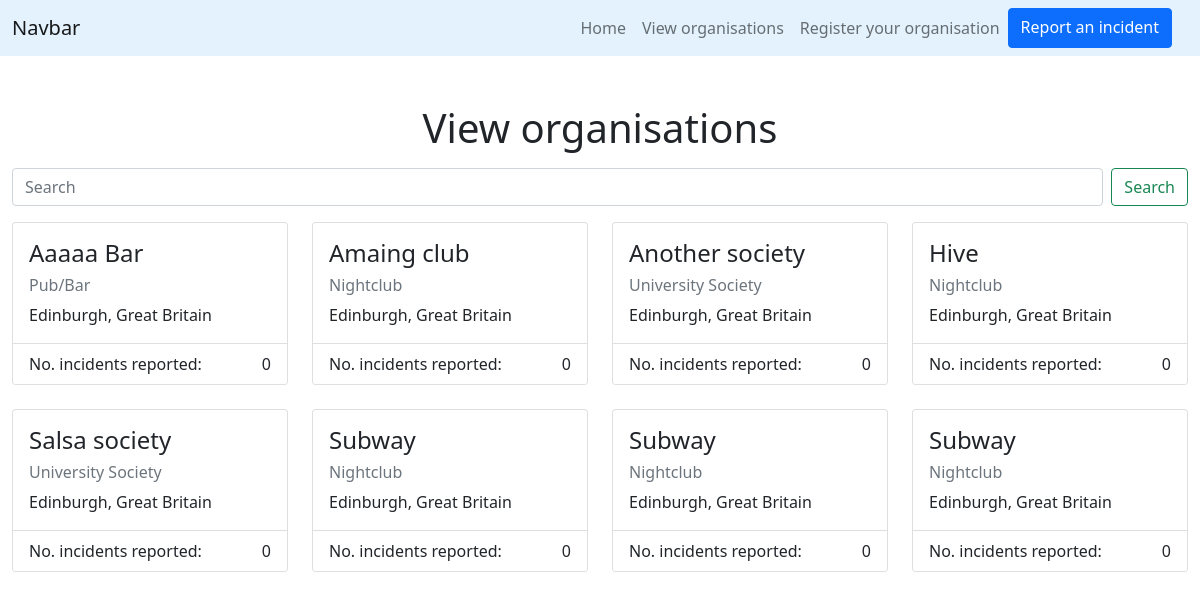
Before: /view with the older database file.
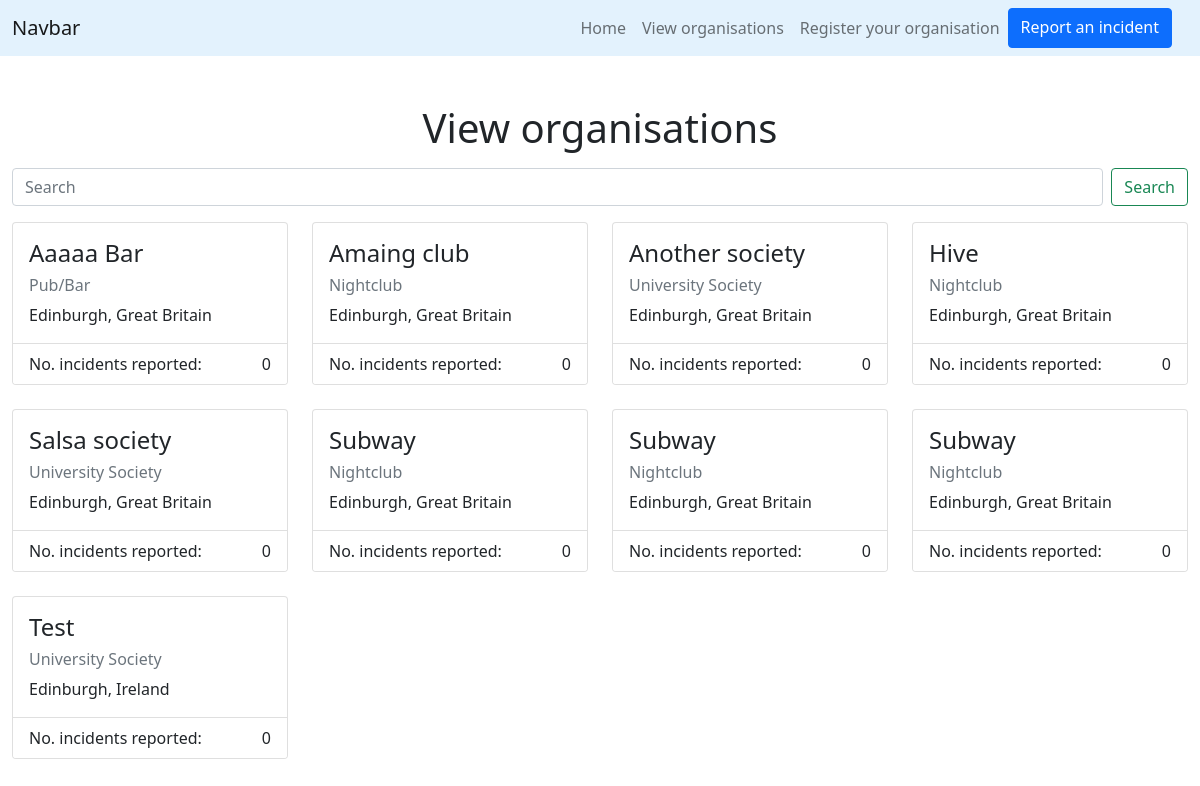
After: the same page with the newer database file.
### register/models.py (models this page shows)
class Organisation(models.Model):
    COUNTRY_CHOICES = [
        ('gb','Great Britain'),
        ('ie', 'Ireland'),
    ]
    TYPE_CHOICES = [
        ('pubbar', 'Pub/Bar'),
        ('club', 'Nightclub'),
        ('soc', 'University Society'),
        ('school', 'School'),
        ('office', 'Office'),
        ('store', 'Store'),
        ('other', 'Other'),
    ]
    CITY_CHOICES = [('edi', 'Edinburgh')]
    name = models.CharField(max_length=150)
    country = models.CharField(max_length=50, choices=COUNTRY_CHOICES)
    city = models.CharField(max_length=50, choices=CITY_CHOICES)
    type = models.CharField(max_length=25, choices=TYPE_CHOICES)
    email = models.EmailField()
    report_count = models.IntegerField(blank=False, null=False, default=0)
    class Meta:
        ordering = ['name']

### view/views.py (the view)
# urls.py: path('view', view_view, name='view'),
def view_view(request):
    search_organisation = request.GET.get('search')
    if search_organisation:
        organisations = Organisation.objects.filter(
            Q(name__icontains=search_organisation) |
            Q(country__icontains=search_organisation) |
            Q(city__icontains=search_organisation) |
            Q(type__icontains=search_organisation)
            )
    else:
        organisations = Organisation.objects.all().order_by("name")
    return render(request, 'view/view.html', {'orgs': organisations})

### view/templates/view/view.html (shortened to what this page needs)
{% extends "beepboop9000/base.html" %}
{% load static %}
{% block content %}
<div class="container-fluid">
  <div class="row justify-content-center">
    <div class="col-sm-12 text-center mb-2">
      <h1>View organisations</h1>
    </div>
  </div>
  <div class="row mb-3">
    <div class="col">
      <form class="d-flex" action="{% url 'view' %}">
        <input class="form-control me-2" type="search" name="search" placeholder="Search" aria-label="Search">
        <button class="btn btn-outline-success" type="submit">Search</button>
      </form>
    </div>
  </div>
  <div class="row row-cols-1 row-cols-sm-2 row-cols-lg-4 g-4">
  {% for organisation in orgs %}
  <div class="col">
    <div class="card h-100">
      <div class="card-body">
        <h4 class="card-title">{{ organisation.name }}</h4>
        <h6 class="card-text text-muted">{{ organisation.get_type_display }}</h6>
        <p class="card-text">{{ organisation.get_city_display }}, {{ organisation.get_country_display }}</p>
      </div>
      <ul class="list-group list-group-flush">
        <li class="list-group-item">
          <span style="float: left;">No. incidents reported:</span>
          <span style="float: right;">{{ organisation.report_count }}</span>
        </li>
      </ul>
    </div>
  </div>
  {% endfor %}
  </div>
</div>
{% endblock %}

Changed rows visible on the page:
added Organisation: name "Test", type "University Society", city "Edinburgh", country "Ireland", report_count "0"
